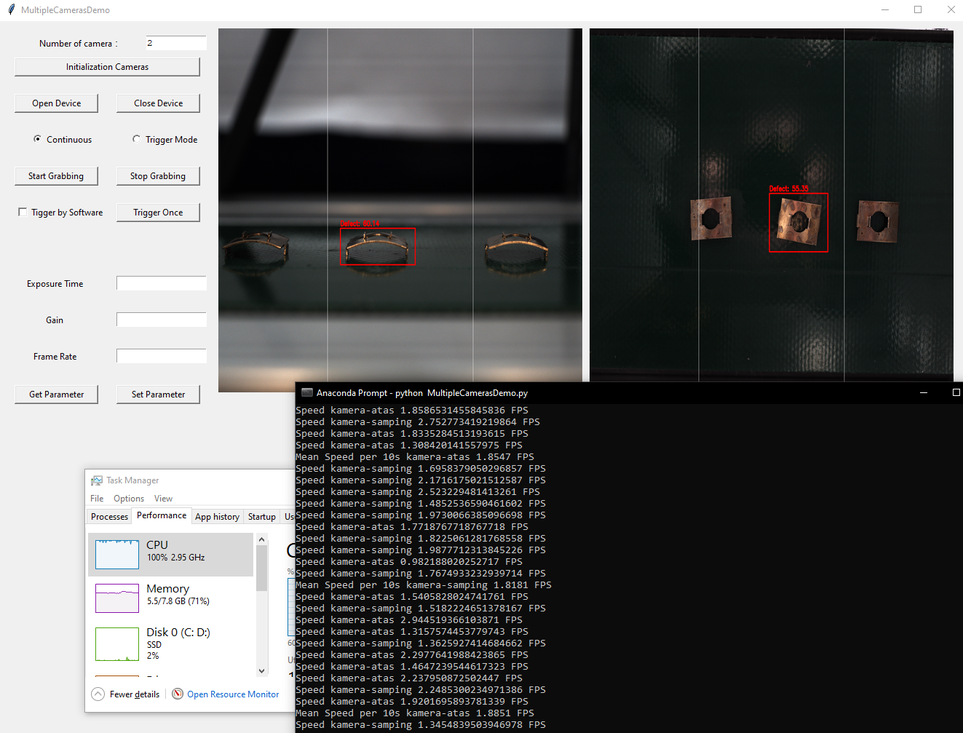
#> input picture images/26-04-24 PC DOT-testing.png, 963 x 733 px, shrunk from 1323 x 1007 before the run
$ python -i split_data.py   (imports and definitions only)
#> lines starting #> are read from the running program, lines starting #| are printed output that depends on the picture; after the words box and inside, x2 and y2 are one past the last pixel; in counts of white or black regions, pixels touching at a corner belong together
#> further down, picture is the input picture: shape (733, 963, 3); mean B, G, R 97.1, 97.5, 97
import os
import shutil
from argparse import ArgumentParser
from pathlib import Path

import cv2
import numpy as np
from sklearn.model_selection import train_test_split
from tqdm import tqdm


# [14 lines left out: function get_parser, not called in this run]


def validate_path(path: Path | str):
    return Path(path) if isinstance(path, str) else path


def _create_mask(img, fill=255):
#> called with fill = 255
    assert img is not None, "file could not be read, check with os.path.exists()"
    gray = cv2.cvtColor(img, cv2.COLOR_BGR2GRAY)
    ret, bin_img = cv2.threshold(gray, 0, 255, cv2.THRESH_BINARY_INV + cv2.THRESH_OTSU)
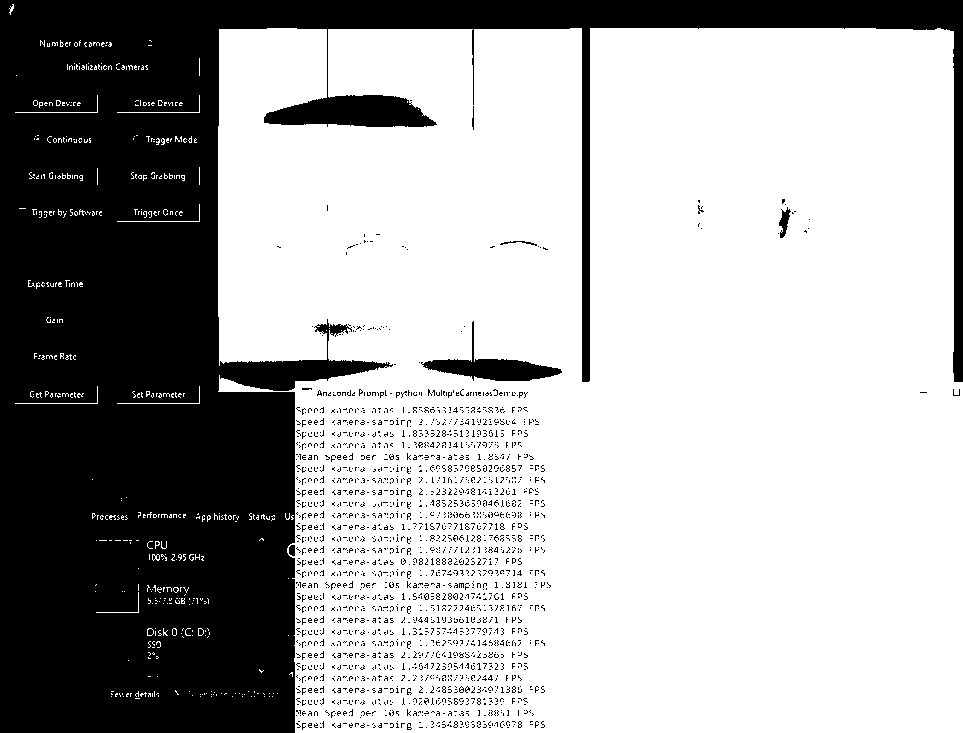
#> bin_img: shape (733, 963); 67.4% white; 1986 black regions (1980 under 20 px), largest, box (x1, y1, x2, y2) and area: (0, 0, 963, 733) 217665, (421, 321, 562, 381) 2183, (779, 207, 791, 238) 183, (500, 241, 537, 246) 60, (289, 545, 295, 556) 59, (472, 106, 474, 130) 33
#> ret = 132
    kernel = cv2.getStructuringElement(cv2.MORPH_RECT, (3, 3))
    bin_img = cv2.morphologyEx(bin_img, cv2.MORPH_OPEN, kernel, iterations=2)
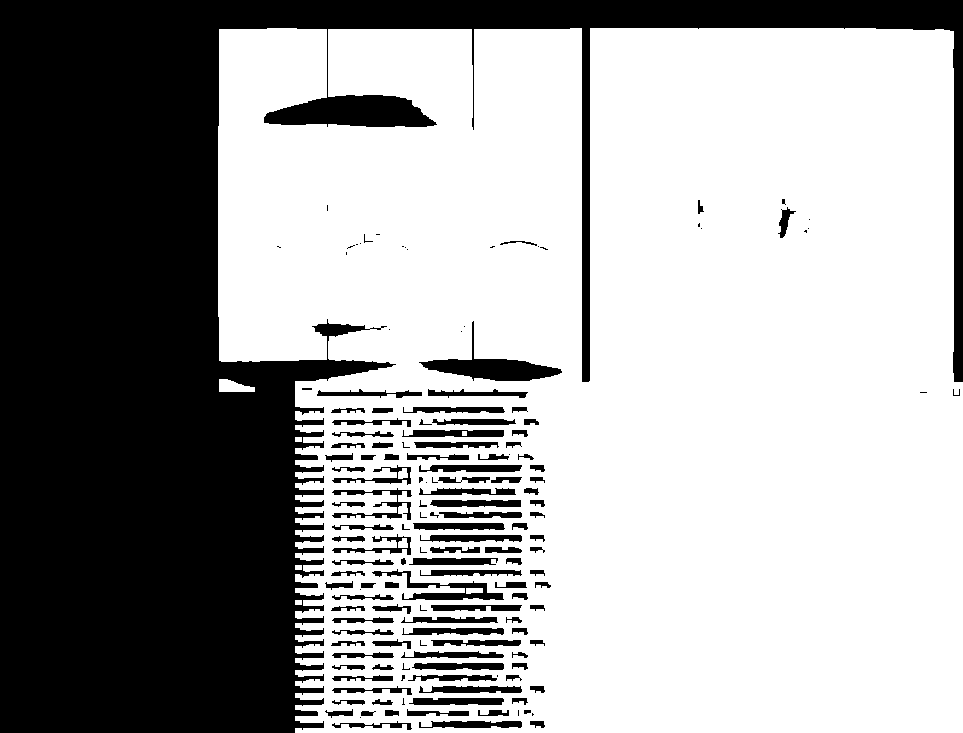
#> bin_img: shape (733, 963); 64.3% white; 154 black regions (43 under 20 px), largest, box (x1, y1, x2, y2) and area: (0, 0, 963, 733) 225695, (419, 321, 562, 381) 2224, (372, 569, 504, 600) 1128
    bin_img[bin_img != 0] = 126
    bin_img[bin_img == 0] = fill
    bin_img[bin_img == 126] = 0
    return bin_img.astype(np.uint8)


# [93 lines left out: functions _generate_mask, _train_test_split, split_data, not called in this run]


# [3 lines not run here, left out]

>>> import cv2
>>> picture = cv2.imread('../images/26-04-24 PC DOT-testing.png')
>>> result = _create_mask(picture)
